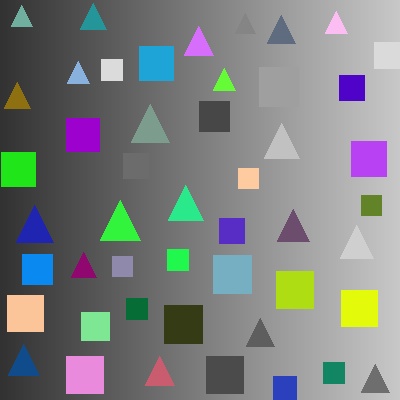
#> input picture images/edge_detect3.png, 400 x 400 px
$ python edge_detection3.py   (older library calls are emulated)
#> lines starting #> are read from the running program, lines starting #| are printed output that depends on the picture
import cv2
import numpy as np
import sys

# Load the image in color
image = cv2.imread('images/edge_detect3.png')
#> image is the input picture: shape (400, 400, 3); mean B, G, R 127.6, 128.7, 124.4

# Check if the image is loaded properly
if image is None:
    print("Error: Image not found.")
    sys.exit()

# Step 1: Convert the image to grayscale
gray = cv2.cvtColor(image, cv2.COLOR_BGR2GRAY)
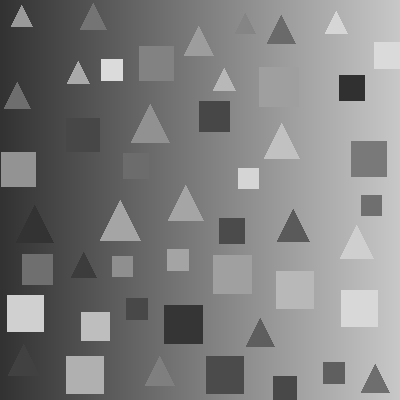
#> gray: shape (400, 400); min 48, max 219, mean 127.3

# Step 2: Calculate the gradient (use Sobel or Scharr to get the gradient)
grad_x = cv2.Sobel(gray, cv2.CV_64F, 1, 0, ksize=3)  # Gradient in x direction
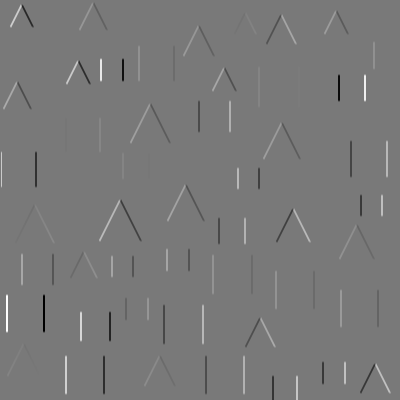
#> grad_x: shape (400, 400) float64; min -568, max 628, mean 2.9; drawn with min black and max white
grad_y = cv2.Sobel(gray, cv2.CV_64F, 0, 1, ksize=3)  # Gradient in y direction
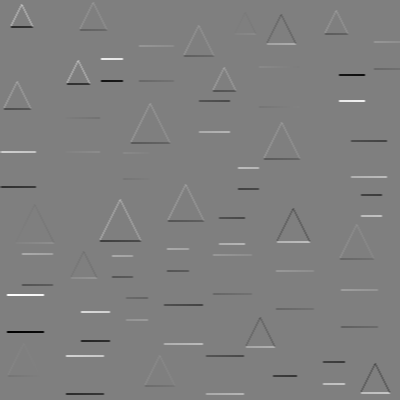
#> grad_y: shape (400, 400) float64; min -621, max 621, mean -0.1; drawn with min black and max white
grad_magnitude = cv2.magnitude(grad_x, grad_y)
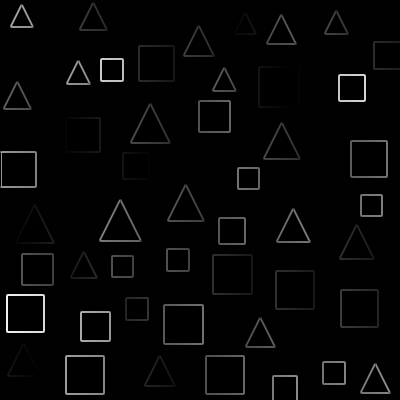
#> grad_magnitude: shape (400, 400) float64; min 0, max 661.9, mean 15.9; drawn with min black and max white

# Step 3: Smooth the gradient magnitude to detect regions with smooth transitions (background)
smoothed_grad = cv2.GaussianBlur(grad_magnitude, (5, 5), 0)
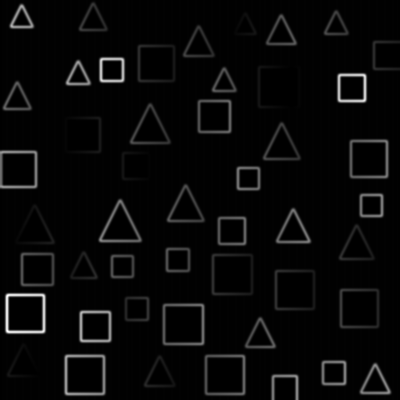
#> smoothed_grad: shape (400, 400) float64; min 0, max 443.8, mean 15.9; drawn with min black and max white

# Step 4: Create a mask based on the smoothed gradient (lower gradient values indicate background)
background_mask = smoothed_grad < np.percentile(smoothed_grad, 10)  # Threshold to select the smoothest gradients
#> background_mask: shape (400, 400) bool; every value is 0

# Step 5: Replace background regions with white
output_image = image.copy()
output_image[background_mask] = [255, 255, 255]  # Replace with white

# Display the results
# cv2.imshow("Original Image", image)
cv2.imshow("Processed Image", output_image)
cv2.waitKey(0)
cv2.destroyAllWindows()
